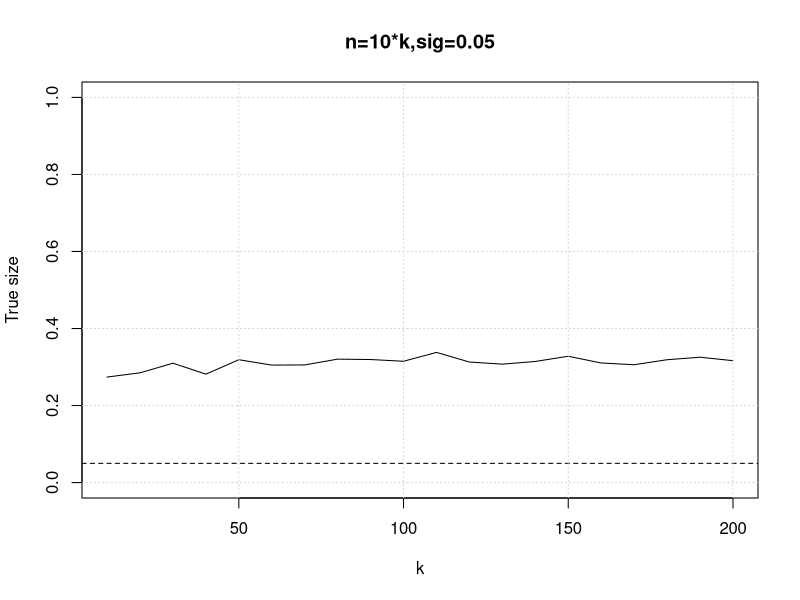

This chart was generated by the following R code:
#Simulate the hypothesis testing method
first.rejection <- function(sig.lev,n,k) {
  x <- rnorm(n,0,1)
  z <- cumsum(x)/(1:n)
  p.vals <- 1-pnorm(z[k:n],0,1/sqrt(k:n))
  reject.at <- head(which((p.vals > (1-sig.lev/2)) | (p.vals < (sig.lev/2))),1)
  if (length(reject.at)==0) {
    return(0)
  } else{
    return(1)
  }
}

#Set up simulations
k.vec <- seq(10,200,10) #initial sample sizes
n.mult <- 10 #maximum sample size
sig.lev <- 0.05 #significance level
sims <- 2000 #simulation size

#Run through simulations and store results
sim.results <- sapply(k.vec,function(k) 
  mean(sapply(1:sims,function(x) 
    first.rejection(sig.lev,k*n.mult,k))
  )
)

#Plot true size against k
plot(k.vec,sim.results,type="l",
     xlab="k",ylab="True size",
     ylim=c(0,1),
     main=paste("n=",n.mult,"*k,sig=",sig.lev,sep=""))
abline(h=sig.lev,lty=2)
grid()

